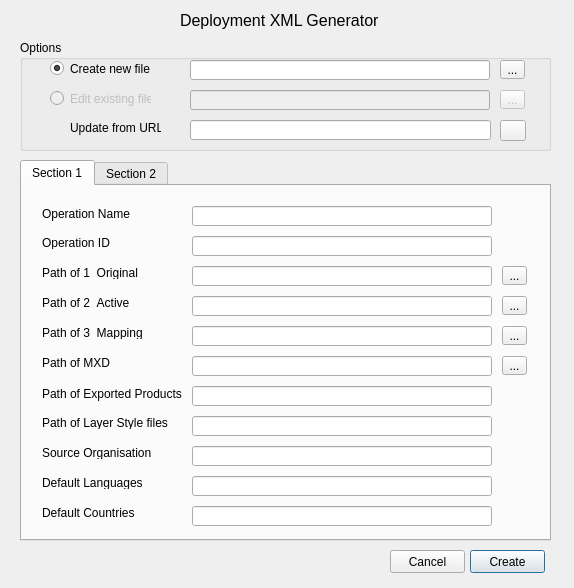
<?xml version="1.0" encoding="UTF-8"?>
<ui version="4.0">
 <class>DeploymentXmlTool</class>
 <widget class="QDialog" name="DeploymentXmlTool">
  <property name="geometry">
   <rect>
    <x>0</x>
    <y>0</y>
    <width>574</width>
    <height>588</height>
   </rect>
  </property>
  <property name="windowTitle">
   <string>MapAction Tools</string>
  </property>
  <property name="sizeGripEnabled">
   <bool>false</bool>
  </property>
  <widget class="QLabel" name="label">
   <property name="geometry">
    <rect>
     <x>180</x>
     <y>10</y>
     <width>201</width>
     <height>21</height>
    </rect>
   </property>
   <property name="font">
    <font>
     <pointsize>12</pointsize>
    </font>
   </property>
   <property name="text">
    <string>Deployment XML Generator</string>
   </property>
  </widget>
  <widget class="QPushButton" name="btnCreateSave">
   <property name="geometry">
    <rect>
     <x>470</x>
     <y>550</y>
     <width>75</width>
     <height>23</height>
    </rect>
   </property>
   <property name="text">
    <string>Create</string>
   </property>
  </widget>
  <widget class="QPushButton" name="btnCancel">
   <property name="geometry">
    <rect>
     <x>390</x>
     <y>550</y>
     <width>75</width>
     <height>23</height>
    </rect>
   </property>
   <property name="text">
    <string>Cancel</string>
   </property>
  </widget>
  <widget class="QTabWidget" name="tabWidget">
   <property name="geometry">
    <rect>
     <x>20</x>
     <y>160</y>
     <width>531</width>
     <height>381</height>
    </rect>
   </property>
   <property name="currentIndex">
    <number>0</number>
   </property>
   <widget class="QWidget" name="tabSection1">
    <attribute name="title">
     <string notr="true">Section 1</string>
    </attribute>
    <widget class="QLabel" name="label_17">
     <property name="geometry">
      <rect>
       <x>20</x>
       <y>50</y>
       <width>145</width>
       <height>13</height>
      </rect>
     </property>
     <property name="baseSize">
      <size>
       <width>0</width>
       <height>0</height>
      </size>
     </property>
     <property name="text">
      <string>Operation ID</string>
     </property>
    </widget>
    <widget class="QLineEdit" name="txtPath2Active">
     <property name="geometry">
      <rect>
       <x>170</x>
       <y>110</y>
       <width>300</width>
       <height>20</height>
      </rect>
     </property>
    </widget>
    <widget class="QLabel" name="label_14">
     <property name="geometry">
      <rect>
       <x>20</x>
       <y>140</y>
       <width>145</width>
       <height>13</height>
      </rect>
     </property>
     <property name="baseSize">
      <size>
       <width>0</width>
       <height>0</height>
      </size>
     </property>
     <property name="text">
      <string>Path of 3_Mapping</string>
     </property>
    </widget>
    <widget class="QLabel" name="label_12">
     <property name="geometry">
      <rect>
       <x>20</x>
       <y>200</y>
       <width>145</width>
       <height>16</height>
      </rect>
     </property>
     <property name="baseSize">
      <size>
       <width>0</width>
       <height>0</height>
      </size>
     </property>
     <property name="text">
      <string>Path of Exported Products</string>
     </property>
    </widget>
    <widget class="QLineEdit" name="txtOperationName">
     <property name="geometry">
      <rect>
       <x>170</x>
       <y>20</y>
       <width>300</width>
       <height>20</height>
      </rect>
     </property>
    </widget>
    <widget class="QLineEdit" name="txtPathMxd">
     <property name="geometry">
      <rect>
       <x>170</x>
       <y>170</y>
       <width>300</width>
       <height>20</height>
      </rect>
     </property>
    </widget>
    <widget class="QLabel" name="label_13">
     <property name="geometry">
      <rect>
       <x>20</x>
       <y>170</y>
       <width>145</width>
       <height>13</height>
      </rect>
     </property>
     <property name="baseSize">
      <size>
       <width>0</width>
       <height>0</height>
      </size>
     </property>
     <property name="text">
      <string>Path of MXD</string>
     </property>
    </widget>
    <widget class="QLabel" name="label_15">
     <property name="geometry">
      <rect>
       <x>20</x>
       <y>110</y>
       <width>145</width>
       <height>13</height>
      </rect>
     </property>
     <property name="baseSize">
      <size>
       <width>0</width>
       <height>0</height>
      </size>
     </property>
     <property name="text">
      <string>Path of 2_Active</string>
     </property>
    </widget>
    <widget class="QLineEdit" name="txtPath1Original">
     <property name="geometry">
      <rect>
       <x>170</x>
       <y>80</y>
       <width>300</width>
       <height>20</height>
      </rect>
     </property>
    </widget>
    <widget class="QLineEdit" name="txtDefaultLanguage">
     <property name="geometry">
      <rect>
       <x>170</x>
       <y>290</y>
       <width>300</width>
       <height>20</height>
      </rect>
     </property>
    </widget>
    <widget class="QLabel" name="label_9">
     <property name="geometry">
      <rect>
       <x>20</x>
       <y>290</y>
       <width>145</width>
       <height>13</height>
      </rect>
     </property>
     <property name="baseSize">
      <size>
       <width>0</width>
       <height>0</height>
      </size>
     </property>
     <property name="text">
      <string>Default Languages</string>
     </property>
    </widget>
    <widget class="QLineEdit" name="txtOperationId">
     <property name="geometry">
      <rect>
       <x>170</x>
       <y>50</y>
       <width>300</width>
       <height>20</height>
      </rect>
     </property>
    </widget>
    <widget class="QLineEdit" name="txtPathLayerStyles">
     <property name="geometry">
      <rect>
       <x>170</x>
       <y>230</y>
       <width>300</width>
       <height>20</height>
      </rect>
     </property>
    </widget>
    <widget class="QLineEdit" name="txtDefaultCountry">
     <property name="geometry">
      <rect>
       <x>170</x>
       <y>320</y>
       <width>300</width>
       <height>20</height>
      </rect>
     </property>
    </widget>
    <widget class="QLabel" name="label_11">
     <property name="geometry">
      <rect>
       <x>20</x>
       <y>230</y>
       <width>145</width>
       <height>13</height>
      </rect>
     </property>
     <property name="baseSize">
      <size>
       <width>0</width>
       <height>0</height>
      </size>
     </property>
     <property name="text">
      <string>Path of Layer Style files</string>
     </property>
    </widget>
    <widget class="QLineEdit" name="txtPathExportProducts">
     <property name="geometry">
      <rect>
       <x>170</x>
       <y>200</y>
       <width>300</width>
       <height>20</height>
      </rect>
     </property>
    </widget>
    <widget class="QLabel" name="label_16">
     <property name="geometry">
      <rect>
       <x>20</x>
       <y>80</y>
       <width>145</width>
       <height>13</height>
      </rect>
     </property>
     <property name="baseSize">
      <size>
       <width>0</width>
       <height>0</height>
      </size>
     </property>
     <property name="text">
      <string>Path of 1_Original</string>
     </property>
    </widget>
    <widget class="QLabel" name="label_10">
     <property name="geometry">
      <rect>
       <x>20</x>
       <y>260</y>
       <width>145</width>
       <height>13</height>
      </rect>
     </property>
     <property name="baseSize">
      <size>
       <width>0</width>
       <height>0</height>
      </size>
     </property>
     <property name="text">
      <string>Source Organisation</string>
     </property>
    </widget>
    <widget class="QLabel" name="label_8">
     <property name="geometry">
      <rect>
       <x>20</x>
       <y>320</y>
       <width>145</width>
       <height>13</height>
      </rect>
     </property>
     <property name="baseSize">
      <size>
       <width>0</width>
       <height>0</height>
      </size>
     </property>
     <property name="text">
      <string>Default Countries</string>
     </property>
    </widget>
    <widget class="QLabel" name="lblOperationName">
     <property name="geometry">
      <rect>
       <x>20</x>
       <y>20</y>
       <width>145</width>
       <height>16</height>
      </rect>
     </property>
     <property name="baseSize">
      <size>
       <width>0</width>
       <height>0</height>
      </size>
     </property>
     <property name="text">
      <string>Operation Name</string>
     </property>
    </widget>
    <widget class="QLineEdit" name="txtSourceOrganisation">
     <property name="geometry">
      <rect>
       <x>170</x>
       <y>260</y>
       <width>300</width>
       <height>20</height>
      </rect>
     </property>
    </widget>
    <widget class="QLineEdit" name="txtPath3Mapping">
     <property name="geometry">
      <rect>
       <x>170</x>
       <y>140</y>
       <width>300</width>
       <height>20</height>
      </rect>
     </property>
    </widget>
    <widget class="QToolButton" name="btnPathMxd">
     <property name="geometry">
      <rect>
       <x>480</x>
       <y>170</y>
       <width>25</width>
       <height>19</height>
      </rect>
     </property>
     <property name="text">
      <string>...</string>
     </property>
    </widget>
    <widget class="QToolButton" name="btnPath2Active">
     <property name="geometry">
      <rect>
       <x>480</x>
       <y>110</y>
       <width>25</width>
       <height>19</height>
      </rect>
     </property>
     <property name="text">
      <string>...</string>
     </property>
    </widget>
    <widget class="QToolButton" name="btnPath3Mapping">
     <property name="geometry">
      <rect>
       <x>480</x>
       <y>140</y>
       <width>25</width>
       <height>19</height>
      </rect>
     </property>
     <property name="text">
      <string>...</string>
     </property>
    </widget>
    <widget class="QToolButton" name="btnPath1Original">
     <property name="geometry">
      <rect>
       <x>480</x>
       <y>80</y>
       <width>25</width>
       <height>19</height>
      </rect>
     </property>
     <property name="text">
      <string>...</string>
     </property>
    </widget>
   </widget>
   <widget class="QWidget" name="tabSection2">
    <attribute name="title">
     <string>Section 2</string>
    </attribute>
    <widget class="QLineEdit" name="txtDefaultPdfFilePattern">
     <property name="geometry">
      <rect>
       <x>170</x>
       <y>80</y>
       <width>300</width>
       <height>20</height>
      </rect>
     </property>
     <property name="text">
      <string/>
     </property>
    </widget>
    <widget class="QLineEdit" name="txtDefaultKmzFilePattern">
     <property name="geometry">
      <rect>
       <x>170</x>
       <y>230</y>
       <width>300</width>
       <height>20</height>
      </rect>
     </property>
    </widget>
    <widget class="QLabel" name="label_5">
     <property name="geometry">
      <rect>
       <x>20</x>
       <y>80</y>
       <width>145</width>
       <height>13</height>
      </rect>
     </property>
     <property name="baseSize">
      <size>
       <width>0</width>
       <height>0</height>
      </size>
     </property>
     <property name="text">
      <string>Default PDF filename Pattern</string>
     </property>
    </widget>
    <widget class="QLineEdit" name="txtDefaultQcLevel">
     <property name="geometry">
      <rect>
       <x>170</x>
       <y>110</y>
       <width>300</width>
       <height>20</height>
      </rect>
     </property>
    </widget>
    <widget class="QLineEdit" name="txtPointContact">
     <property name="geometry">
      <rect>
       <x>170</x>
       <y>260</y>
       <width>300</width>
       <height>20</height>
      </rect>
     </property>
    </widget>
    <widget class="QLabel" name="label_20">
     <property name="geometry">
      <rect>
       <x>20</x>
       <y>140</y>
       <width>145</width>
       <height>13</height>
      </rect>
     </property>
     <property name="baseSize">
      <size>
       <width>0</width>
       <height>0</height>
      </size>
     </property>
     <property name="text">
      <string>Glide Number</string>
     </property>
    </widget>
    <widget class="QLabel" name="label_19">
     <property name="geometry">
      <rect>
       <x>20</x>
       <y>110</y>
       <width>145</width>
       <height>13</height>
      </rect>
     </property>
     <property name="baseSize">
      <size>
       <width>0</width>
       <height>0</height>
      </size>
     </property>
     <property name="text">
      <string>Default QC Level</string>
     </property>
    </widget>
    <widget class="QLineEdit" name="txtDefaultJpegDpi">
     <property name="geometry">
      <rect>
       <x>170</x>
       <y>170</y>
       <width>300</width>
       <height>20</height>
      </rect>
     </property>
     <property name="text">
      <string>300</string>
     </property>
    </widget>
    <widget class="QLabel" name="label_18">
     <property name="geometry">
      <rect>
       <x>20</x>
       <y>170</y>
       <width>145</width>
       <height>13</height>
      </rect>
     </property>
     <property name="baseSize">
      <size>
       <width>0</width>
       <height>0</height>
      </size>
     </property>
     <property name="text">
      <string>Default JPEG Resolution DPI</string>
     </property>
    </widget>
    <widget class="QLineEdit" name="txtMetadataContact">
     <property name="geometry">
      <rect>
       <x>170</x>
       <y>290</y>
       <width>300</width>
       <height>20</height>
      </rect>
     </property>
    </widget>
    <widget class="QLineEdit" name="txtDefaultPdfDpi">
     <property name="geometry">
      <rect>
       <x>170</x>
       <y>200</y>
       <width>300</width>
       <height>20</height>
      </rect>
     </property>
     <property name="text">
      <string>150</string>
     </property>
    </widget>
    <widget class="QLineEdit" name="txtGlideNo">
     <property name="geometry">
      <rect>
       <x>170</x>
       <y>140</y>
       <width>300</width>
       <height>20</height>
      </rect>
     </property>
    </widget>
    <widget class="QLabel" name="label_25">
     <property name="geometry">
      <rect>
       <x>20</x>
       <y>230</y>
       <width>145</width>
       <height>13</height>
      </rect>
     </property>
     <property name="baseSize">
      <size>
       <width>0</width>
       <height>0</height>
      </size>
     </property>
     <property name="text">
      <string>Default KMZ filename Pattern</string>
     </property>
    </widget>
    <widget class="QLabel" name="label_26">
     <property name="geometry">
      <rect>
       <x>20</x>
       <y>260</y>
       <width>145</width>
       <height>13</height>
      </rect>
     </property>
     <property name="baseSize">
      <size>
       <width>0</width>
       <height>0</height>
      </size>
     </property>
     <property name="text">
      <string>Point of Contact</string>
     </property>
    </widget>
    <widget class="QLabel" name="label_28">
     <property name="geometry">
      <rect>
       <x>20</x>
       <y>290</y>
       <width>145</width>
       <height>13</height>
      </rect>
     </property>
     <property name="baseSize">
      <size>
       <width>0</width>
       <height>0</height>
      </size>
     </property>
     <property name="text">
      <string>Metadata Contact</string>
     </property>
    </widget>
    <widget class="QLabel" name="label_29">
     <property name="geometry">
      <rect>
       <x>20</x>
       <y>200</y>
       <width>145</width>
       <height>13</height>
      </rect>
     </property>
     <property name="baseSize">
      <size>
       <width>0</width>
       <height>0</height>
      </size>
     </property>
     <property name="text">
      <string>Default PDF Resolution DPI</string>
     </property>
    </widget>
    <widget class="QLineEdit" name="txtDefaultMapStatus">
     <property name="geometry">
      <rect>
       <x>170</x>
       <y>20</y>
       <width>300</width>
       <height>20</height>
      </rect>
     </property>
    </widget>
    <widget class="QLabel" name="label_7">
     <property name="geometry">
      <rect>
       <x>20</x>
       <y>20</y>
       <width>145</width>
       <height>13</height>
      </rect>
     </property>
     <property name="baseSize">
      <size>
       <width>0</width>
       <height>0</height>
      </size>
     </property>
     <property name="text">
      <string>Default Map Status</string>
     </property>
    </widget>
    <widget class="QLineEdit" name="txtDefaultJpegFilePattern">
     <property name="geometry">
      <rect>
       <x>170</x>
       <y>50</y>
       <width>300</width>
       <height>20</height>
      </rect>
     </property>
     <property name="text">
      <string/>
     </property>
    </widget>
    <widget class="QLabel" name="label_6">
     <property name="geometry">
      <rect>
       <x>20</x>
       <y>50</y>
       <width>145</width>
       <height>13</height>
      </rect>
     </property>
     <property name="baseSize">
      <size>
       <width>0</width>
       <height>0</height>
      </size>
     </property>
     <property name="text">
      <string>Default JPEG filename Pattern</string>
     </property>
    </widget>
   </widget>
  </widget>
  <widget class="QGroupBox" name="groupBox">
   <property name="geometry">
    <rect>
     <x>20</x>
     <y>40</y>
     <width>531</width>
     <height>111</height>
    </rect>
   </property>
   <property name="title">
    <string>Options</string>
   </property>
   <widget class="QToolButton" name="toolButton_4">
    <property name="enabled">
     <bool>false</bool>
    </property>
    <property name="geometry">
     <rect>
      <x>480</x>
      <y>50</y>
      <width>25</width>
      <height>19</height>
     </rect>
    </property>
    <property name="text">
     <string>...</string>
    </property>
   </widget>
   <widget class="QLineEdit" name="txtExistingFilePath">
    <property name="enabled">
     <bool>false</bool>
    </property>
    <property name="geometry">
     <rect>
      <x>170</x>
      <y>50</y>
      <width>300</width>
      <height>20</height>
     </rect>
    </property>
   </widget>
   <widget class="QLineEdit" name="txtNewFilePath">
    <property name="geometry">
     <rect>
      <x>170</x>
      <y>20</y>
      <width>300</width>
      <height>20</height>
     </rect>
    </property>
    <property name="toolTip">
     <string>Directory to save the new file</string>
    </property>
   </widget>
   <widget class="QRadioButton" name="radbtnCreateNewFile">
    <property name="geometry">
     <rect>
      <x>30</x>
      <y>20</y>
      <width>101</width>
      <height>17</height>
     </rect>
    </property>
    <property name="text">
     <string>Create new file</string>
    </property>
    <property name="checked">
     <bool>true</bool>
    </property>
    <attribute name="buttonGroup">
     <string notr="true">radbtngrpOptions</string>
    </attribute>
   </widget>
   <widget class="QRadioButton" name="radbtnEditExistingFile">
    <property name="enabled">
     <bool>false</bool>
    </property>
    <property name="geometry">
     <rect>
      <x>30</x>
      <y>50</y>
      <width>101</width>
      <height>17</height>
     </rect>
    </property>
    <property name="text">
     <string>Edit existing file</string>
    </property>
    <attribute name="buttonGroup">
     <string notr="true">radbtngrpOptions</string>
    </attribute>
   </widget>
   <widget class="QLineEdit" name="txtConnectConfigUrl">
    <property name="enabled">
     <bool>true</bool>
    </property>
    <property name="geometry">
     <rect>
      <x>170</x>
      <y>80</y>
      <width>301</width>
      <height>20</height>
     </rect>
    </property>
   </widget>
   <widget class="QToolButton" name="btnConnectConfigUrl">
    <property name="enabled">
     <bool>true</bool>
    </property>
    <property name="geometry">
     <rect>
      <x>480</x>
      <y>80</y>
      <width>26</width>
      <height>21</height>
     </rect>
    </property>
    <property name="text">
     <string/>
    </property>
    <property name="icon">
     <iconset resource="resources.qrc">
      <normaloff>:/plugins/MapActionTools/icons/refresh.png</normaloff>:/plugins/MapActionTools/icons/refresh.png</iconset>
    </property>
   </widget>
   <widget class="QToolButton" name="btnNewFilePathDir">
    <property name="enabled">
     <bool>true</bool>
    </property>
    <property name="geometry">
     <rect>
      <x>480</x>
      <y>20</y>
      <width>25</width>
      <height>19</height>
     </rect>
    </property>
    <property name="text">
     <string>...</string>
    </property>
   </widget>
   <widget class="QLabel" name="label_2">
    <property name="geometry">
     <rect>
      <x>50</x>
      <y>80</y>
      <width>91</width>
      <height>16</height>
     </rect>
    </property>
    <property name="text">
     <string>Update from URL</string>
    </property>
   </widget>
  </widget>
 </widget>
 <tabstops>
  <tabstop>txtNewFilePath</tabstop>
  <tabstop>txtExistingFilePath</tabstop>
  <tabstop>txtOperationName</tabstop>
  <tabstop>txtOperationId</tabstop>
  <tabstop>txtPath1Original</tabstop>
  <tabstop>txtPath2Active</tabstop>
  <tabstop>txtPath3Mapping</tabstop>
  <tabstop>txtPathMxd</tabstop>
  <tabstop>txtPathExportProducts</tabstop>
  <tabstop>txtPathLayerStyles</tabstop>
  <tabstop>txtSourceOrganisation</tabstop>
  <tabstop>txtDefaultLanguage</tabstop>
  <tabstop>txtDefaultCountry</tabstop>
  <tabstop>txtDefaultMapStatus</tabstop>
  <tabstop>txtDefaultJpegFilePattern</tabstop>
  <tabstop>txtDefaultPdfFilePattern</tabstop>
  <tabstop>txtDefaultQcLevel</tabstop>
  <tabstop>txtGlideNo</tabstop>
  <tabstop>txtDefaultJpegDpi</tabstop>
  <tabstop>txtDefaultPdfDpi</tabstop>
  <tabstop>txtDefaultKmzFilePattern</tabstop>
  <tabstop>txtPointContact</tabstop>
  <tabstop>txtMetadataContact</tabstop>
  <tabstop>btnCancel</tabstop>
  <tabstop>btnCreateSave</tabstop>
  <tabstop>btnPathMxd</tabstop>
  <tabstop>toolButton_4</tabstop>
  <tabstop>btnPath2Active</tabstop>
  <tabstop>btnPath3Mapping</tabstop>
  <tabstop>radbtnEditExistingFile</tabstop>
  <tabstop>tabWidget</tabstop>
  <tabstop>radbtnCreateNewFile</tabstop>
  <tabstop>btnPath1Original</tabstop>
 </tabstops>
 <resources>
  <include location="resources.qrc"/>
 </resources>
 <connections/>
 <designerdata>
  <property name="gridDeltaX">
   <number>5</number>
  </property>
  <property name="gridDeltaY">
   <number>5</number>
  </property>
  <property name="gridSnapX">
   <bool>true</bool>
  </property>
  <property name="gridSnapY">
   <bool>true</bool>
  </property>
  <property name="gridVisible">
   <bool>true</bool>
  </property>
 </designerdata>
 <buttongroups>
  <buttongroup name="radbtngrpOptions"/>
 </buttongroups>
</ui>
